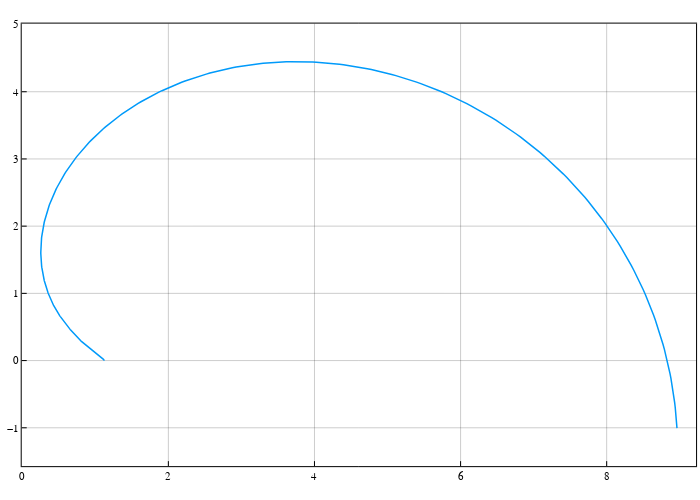

Notebook code for this chart:
### Code cell
pcart5 = plot(size=(700,500),frame_style=:box, aspect_ratio=:equal, grid=0.4, legend=false)

# scatter!(pcart5, [1.0],[0.0],[0.0])
# scatter!(pcart5, [1.15568217],[0.0],[0.0])
# scatter!(pcart5, [sol[1,1]], [sol[2,1]], [sol[3,1]])
plot!(pcart5, sol[1,:], sol[2,:], linewidth=1.5, label="NRHO")
pcart5

### Figure 1 — Plotly figure (JSON) as saved in the notebook; plotly's stock layout.template omitted (floating-point values rounded to 4 significant figures; data arrays with more than 128 entries replaced by an {"elided": "..."} marker saying what was removed)
{"data": [{"colorbar": {"len": 0.962, "title": "", "x": 0.9944, "y": 0.5111}, "legendgroup": "NRHO", "line": {"color": "rgba(0, 154, 250, 1.000)", "dash": "solid", "shape": "linear", "width": 1.5}, "mode": "lines", "name": "NRHO", "showlegend": true, "type": "scatter", "x": {"elided": "497 float values"}, "xaxis": "x", "y": {"elided": "497 float values"}, "yaxis": "y", "zmax": null, "zmin": null}], "layout": {"annotations": [], "height": 500, "margin": {"b": 20, "l": 0, "r": 0, "t": 20}, "paper_bgcolor": "rgba(255, 255, 255, 1.000)", "plot_bgcolor": "rgba(255, 255, 255, 1.000)", "showlegend": false, "width": 700, "xaxis": {"anchor": "y", "domain": [0.03102, 0.9944], "gridcolor": "rgba(0, 0, 0, 0.400)", "gridwidth": 0.5, "linecolor": "rgba(0, 0, 0, 1.000)", "mirror": true, "range": [-0.007535, 9.223], "showgrid": true, "showline": true, "showticklabels": true, "tickangle": 0, "tickcolor": "rgb(0, 0, 0)", "tickfont": {"color": "rgba(0, 0, 0, 1.000)", "family": "sans-serif", "size": 11}, "tickmode": "array", "ticks": "inside", "ticktext": ["0", "2", "4", "6", "8"], "tickvals": [0, 2, 4, 6, 8], "title": "", "titlefont": {"color": "rgba(0, 0, 0, 1.000)", "family": "sans-serif", "size": 15}, "type": "-", "visible": true, "zeroline": false, "zerolinecolor": "rgba(0, 0, 0, 1.000)"}, "yaxis": {"anchor": "x", "domain": [0.0301, 0.9921], "gridcolor": "rgba(0, 0, 0, 0.400)", "gridwidth": 0.5, "linecolor": "rgba(0, 0, 0, 1.000)", "mirror": true, "range": [-1.571, 5.014], "showgrid": true, "showline": true, "showticklabels": true, "tickangle": 0, "tickcolor": "rgb(0, 0, 0)", "tickfont": {"color": "rgba(0, 0, 0, 1.000)", "family": "sans-serif", "size": 11}, "tickmode": "array", "ticks": "inside", "ticktext": ["−1", "0", "1", "2", "3", "4", "5"], "tickvals": [-1, 0, 1, 2, 3, 4, 5], "title": "", "titlefont": {"color": "rgba(0, 0, 0, 1.000)", "family": "sans-serif", "size": 15}, "type": "-", "visible": true, "zeroline": false, "zerolinecolor": "rgba(0, 0, 0, 1.000)"}}}
